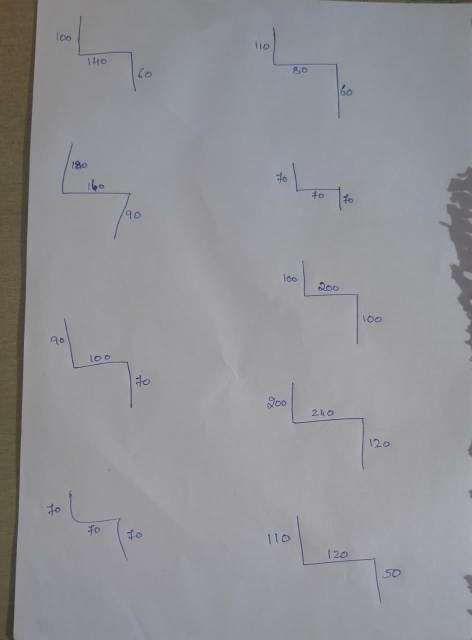
#> input picture training_testing_datasets/Training/training_DL/apron-1/WhatsApp Image 2026-06-26 at 6.18.53 PM.jpeg, 944 x 1280 px (shown at 1/2 size)
$ python -i sketch_preprocessor.py   (imports and definitions only)
#> lines starting #> are read from the running program, lines starting #| are printed output that depends on the picture; after the words box and inside, x2 and y2 are one past the last pixel; in counts of white or black regions, pixels touching at a corner belong together
"""
OpenCV preprocessing pipeline — morphological background subtraction.

Works for any ink color (blue, black, red, pencil, sketch pen) on any paper
(ruled, grid, plain) under any lighting, because it never looks at color.

Core idea
─────────
  background = morphological CLOSE of the grayscale image with a large kernel.
  The large kernel "paints over" thin strokes while keeping the slow-varying
  background (paper colour + ruled lines + lighting gradient).

  diff = background − original
  Wherever a stroke exists the image is locally darker → diff is large there.
  Wherever the background (ruled lines, paper) exists → diff ≈ 0.

  Threshold diff → clean binary mask of only the strokes, ink-colour-agnostic.

Pipeline
────────
  1. Grayscale
  2. Morphological CLOSE  → background estimate
  3. background − gray    → foreground (stroke) map
  4. Otsu threshold       → binary stroke mask
  5. Connected-component filter → remove noise specks
  6. Crop to content + square white canvas

Falls back to the original image if the result is empty.
Original is never mutated — Ollama still receives the raw upload.
"""

from __future__ import annotations

import logging
from pathlib import Path

import cv2
import numpy as np
from PIL import Image

logger = logging.getLogger(__name__)

# Minimum fraction of pixels that must be ink to trust the result
_MIN_CONTENT_RATIO = 0.002
# Smallest connected component (in pixels) considered a real stroke vs noise
_MIN_BLOB_PX = 40


def preprocess_sketch(image_path: Path) -> Image.Image:
    """
    Extract drawing strokes from a photo of a handwritten sketch.
    Returns a PIL Image (white background, dark strokes) for EfficientNet.
    Falls back to the original on failure or empty result.
    """
    bgr = cv2.imread(str(image_path))
#> bgr is the input picture: shape (1280, 944, 3); mean B, G, R 150.7, 146.3, 145.9
    if bgr is None:
        logger.warning("OpenCV could not read %s — using original", image_path)
        return Image.open(image_path).convert("RGB")

    original_pil = Image.fromarray(cv2.cvtColor(bgr, cv2.COLOR_BGR2RGB))

    gray = cv2.cvtColor(bgr, cv2.COLOR_BGR2GRAY)
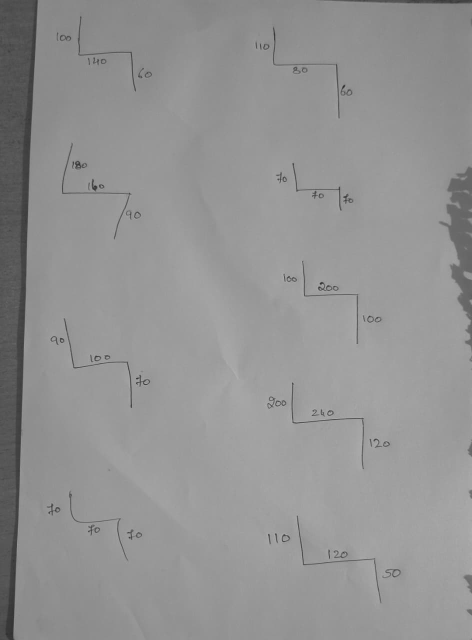
#> gray: shape (1280, 944) (shown at 1/2 size); min 33, max 191, mean 146.7
    if _is_clean_digital(gray):
        # CAD / clean PNG — return original unchanged so EfficientNet sees exactly
        # what it was trained on.
        logger.debug("%s: clean digital image — no preprocessing", image_path.name)
        return original_pil

    try:
        result = _pipeline(bgr)
    except Exception:
        logger.exception("Preprocessing failed for %s — using original", image_path.name)
        return original_pil

    dark = int(np.sum(result < 200))
    if dark / result.size < _MIN_CONTENT_RATIO:
        logger.debug("%s: preprocessing produced empty result — using original", image_path.name)
        return original_pil

    logger.debug("%s: preprocessed OK (%.2f%% ink pixels)", image_path.name, 100 * dark / result.size)
    return Image.fromarray(result).convert("RGB")


# [5 lines left out: function save_preprocessed, not called in this run]


# ── Pipeline ──────────────────────────────────────────────────────────────────

def _pipeline(bgr: np.ndarray) -> np.ndarray:
    """Real-photo path only — clean digital images are handled in preprocess_sketch."""
    # Small screenshot crops (< ~500px) get destroyed by morphology kernels tuned
    # for full phone photos — digits merge into the profile as blobs. Upscale
    # first so strokes and text are separable at the kernel scale.
    h0, w0 = bgr.shape[:2]
#> h0 = 1280; w0 = 944
    if min(h0, w0) < 500:
        scale = 800 / min(h0, w0)
        bgr = cv2.resize(bgr, (int(w0 * scale), int(h0 * scale)), interpolation=cv2.INTER_CUBIC)
    gray = cv2.cvtColor(bgr, cv2.COLOR_BGR2GRAY)

    # ── 1. Background estimation via morphological CLOSE ─────────────────────
    # Large elliptical kernel "paints over" thin strokes, preserving the slowly-
    # varying background (paper, ruled lines, lighting gradient).
    h, w = gray.shape
    k = max(int(min(h, w) * 0.06) | 1, 21)
    kernel = cv2.getStructuringElement(cv2.MORPH_ELLIPSE, (k, k))
    background = cv2.morphologyEx(gray, cv2.MORPH_CLOSE, kernel)

    # ── 2. Foreground = background − image ───────────────────────────────────
    # Strokes are locally darker → large positive diff.
    # Ruled lines, paper texture → diff ≈ 0 (they ARE the background).
    diff = cv2.subtract(background, gray)

    # ── 3. Otsu threshold on the diff map ────────────────────────────────────
    _, binary = cv2.threshold(diff, 0, 255, cv2.THRESH_BINARY + cv2.THRESH_OTSU)
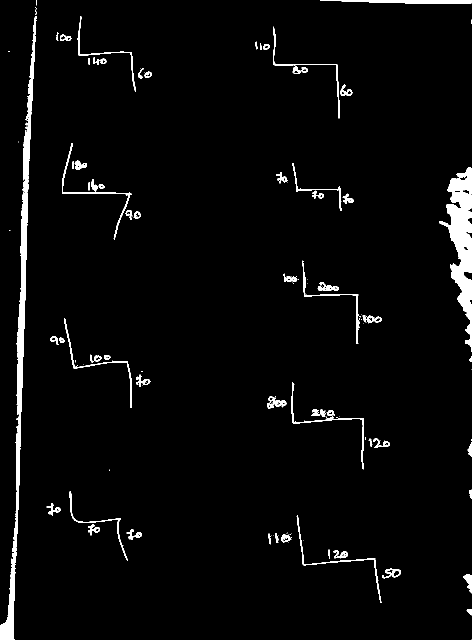
#> binary: shape (1280, 944) (shown at 1/2 size); 3.1% white; 163 white regions (94 under 20 px), largest, box (x1, y1, x2, y2) and area: (878, 334, 944, 704) 10122, (0, 384, 56, 1280) 8883, (45, 32, 73, 383) 2816

    # ── 4. Reconnect broken strokes ───────────────────────────────────────────
    close_k = cv2.getStructuringElement(cv2.MORPH_ELLIPSE, (3, 3))
    binary = cv2.morphologyEx(binary, cv2.MORPH_CLOSE, close_k)
#> binary: shape (1280, 944); 3.2% white; 103 white regions (44 under 20 px), largest, box (x1, y1, x2, y2) and area: (0, 32, 73, 1280) 11902, (878, 334, 944, 704) 10183, (640, 0, 944, 8) 1604

    # ── 5. Remove noise specks ────────────────────────────────────────────────
    binary = _remove_small_blobs(binary, _MIN_BLOB_PX)

    # ── 6. Measure stroke thickness to decide post-processing strategy ────────
    ink = cv2.bitwise_not(binary)
    dist = cv2.distanceTransform(ink, cv2.DIST_L2, 5)
    max_stroke_radius = float(dist.max())
    thick_marker = max_stroke_radius > 4  # thick marker vs pencil/thin pen

    # ── 7. Strip dimension numbers — only safe for thin strokes ──────────────
    # For thick markers, corner junctions look identical to text blobs (compact
    # bounding box, smallish area) and get incorrectly deleted, destroying the
    # profile shape. Skip this step for thick-stroke images.
    if not thick_marker:
        binary = _strip_text_blobs(binary)

    # ── 8. Thin strokes to ~2-3px ────────────────────────────────────────────
    binary = _thin_strokes(binary, max_stroke_radius)

    # ── 9. Invert to white background / dark strokes (matches training images) ─
    binary = cv2.bitwise_not(binary)

    # ── 10. Isolate the profile: drop floating dimension numbers / annotations ─
    # The single biggest source of noise on real client sketches is the
    # handwritten dimension text ("90", "260", "500", …) sitting beside the
    # profile. It is what the classifier never learned to ignore. Numbers are
    # small connected components separate from the long profile polyline, so we
    # bridge stroke gaps (making the profile one component) and then remove every
    # component that is small relative to the drawing. Large structure — the
    # profile and even a stray table line — is always kept, so we never risk
    # deleting the shape itself.
    binary = _isolate_profile(binary)

    # ── 11. Crop to content ───────────────────────────────────────────────────
    binary = _crop_to_content(binary)

    return binary


def _is_clean_digital(gray: np.ndarray) -> bool:
    """
    True if this looks like a clean digital/CAD image rather than a real photo.
    Heuristic: ≥50% of pixels are pure white (255), which is typical of CAD
    drawings on white background but never true of a phone photo of paper.
    """
    return float((gray == 255).mean()) >= 0.50


# ── Helpers ───────────────────────────────────────────────────────────────────

def _remove_small_blobs(binary: np.ndarray, min_px: int) -> np.ndarray:
    """Remove dark connected components smaller than min_px pixels."""
#> called with min_px = 40
    inv = cv2.bitwise_not(binary)
    num_labels, labels, stats, _ = cv2.connectedComponentsWithStats(inv, connectivity=8)
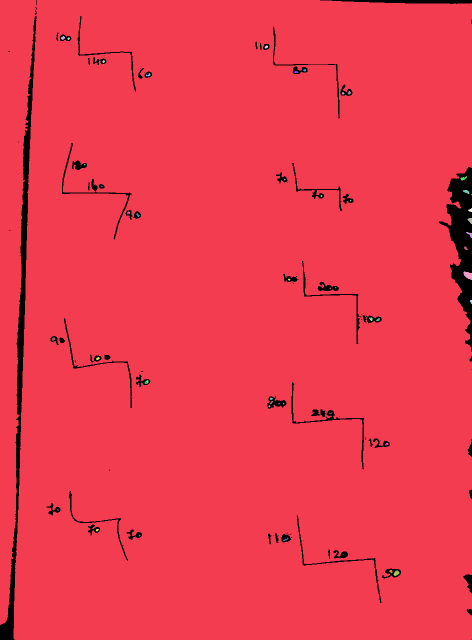
#> labels: shape (1280, 944) int32 (shown at 1/2 size); 49 distinct labels, from 0 to 48; one colour per label, 0 black
#> num_labels = 49; stats = 49 rows, first 6: [0, 0, 944, 1280, 38826], [0, 0, 944, 1280, 1168106], [122, 72, 8, 8, 42], [135, 75, 5, 5, 19], [529, 91, 7, 6, 29], [205, 120, 5, 6, 20]
    keep = np.zeros_like(inv)
    for lbl in range(1, num_labels):
        if stats[lbl, cv2.CC_STAT_AREA] >= min_px:
            keep[labels == lbl] = 255
#> keep: shape (1280, 944); 96.7% white; 101 black regions (42 under 20 px), largest, box (x1, y1, x2, y2) and area: (0, 32, 73, 1280) 11902, (878, 334, 944, 704) 10284, (640, 0, 944, 8) 1604
    return cv2.bitwise_not(keep)
#> in _pipeline, `dist = cv2.distanceTransform(ink, cv2.DIST_L2, 5)`:
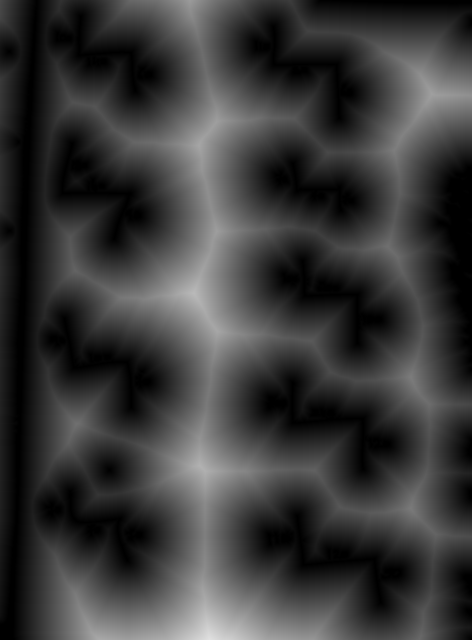
#> dist: shape (1280, 944) float32 (shown at 1/2 size); min 0, max 225.2, mean 58.2
#> in _pipeline, `max_stroke_radius = float(dist.max())`: max_stroke_radius = 225.2
#> in _pipeline, `thick_marker = max_stroke_radius > 4`: thick_marker = True


def _thin_strokes(binary: np.ndarray, max_stroke_radius: float = 0.0) -> np.ndarray:
    """
    Reduce thick strokes toward ~2-3px using controlled erosion.

    Uses the pre-measured stroke radius so we erode only as much as needed —
    thin pencil strokes get light thinning, thick marker strokes get enough
    erosion to reach ~3px without fragmenting corners and junctions.
    """
#> called with max_stroke_radius = 225.2
    ink = cv2.bitwise_not(binary)
    if ink.sum() == 0:
        return binary

    target_radius = 2.0
    # How many erosion steps to go from current radius to target
    steps = max(0, int(round(max_stroke_radius - target_radius)))
#> steps = 223
    # Cap at 6 to avoid destroying short segments; min 1 for any real photo
    steps = min(steps, 6)
#> steps = 6
    if steps == 0:
        return binary

    k = cv2.getStructuringElement(cv2.MORPH_ELLIPSE, (3, 3))
    eroded = cv2.erode(ink, k, iterations=steps)
#> eroded: shape (1280, 944); 91% white; 26 black regions, largest, box (x1, y1, x2, y2) and area: (0, 0, 80, 1280) 27306, (872, 328, 944, 729) 13989, (528, 758, 786, 945) 8263

    # If erosion wiped out too much ink, dial back by 1 step
    if eroded.sum() / 255 < ink.sum() / 255 * 0.15:
        eroded = cv2.erode(ink, k, iterations=max(steps - 1, 1))

    if eroded.sum() == 0:
        return binary

    # Dilate back 1px to reconnect any broken stroke tips
    k2 = cv2.getStructuringElement(cv2.MORPH_ELLIPSE, (2, 2))
    eroded = cv2.dilate(eroded, k2, iterations=1)
#> eroded: shape (1280, 944); 91.6% white; 26 black regions, largest, box (x1, y1, x2, y2) and area: (0, 0, 80, 1280) 26018, (873, 329, 944, 729) 13511, (529, 759, 786, 944) 7751
    return cv2.bitwise_not(eroded)


# [26 lines left out: function _strip_text_blobs, not called in this run]


def _isolate_profile(
    binary: np.ndarray,
    bridge_iters: int = 2,
    min_diag_frac: float = 0.22,
) -> np.ndarray:
    """
    Keep the profile line-work, drop floating dimension numbers / small text.

    Input/output: white background (255), dark strokes (0).

    Method:
      1. Dilate the ink so a slightly-broken profile becomes ONE component
         (numbers stay separate — they don't touch the profile line).
      2. Measure each component's bounding-box diagonal.
      3. Keep every component whose diagonal is a meaningful fraction of the
         drawing's own diagonal; erase the small ones (digits, arrowheads,
         "c/B" notes). Original stroke thickness is preserved for what we keep.

    Deliberately conservative: it removes only clearly-small blobs, so a large
    table line or a fragmented profile piece survives rather than risk deleting
    the shape. It is a no-op when there is only one component.
    """
#> called with bridge_iters = 2, min_diag_frac = 0.22
    ink = cv2.bitwise_not(binary)
    if int(ink.sum()) == 0:
        return binary

    k = cv2.getStructuringElement(cv2.MORPH_ELLIPSE, (3, 3))
    bridged = cv2.dilate(ink, k, iterations=bridge_iters)
#> bridged: shape (1280, 944); 10.2% white; 23 white regions, largest, box (x1, y1, x2, y2) and area: (0, 0, 82, 1280) 31102, (871, 327, 944, 746) 14560, (529, 1024, 810, 1214) 9698
    num, labels, stats, _ = cv2.connectedComponentsWithStats(bridged, connectivity=8)
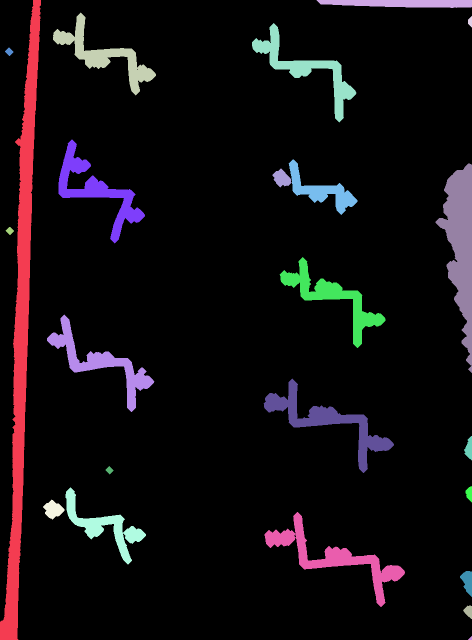
#> labels: shape (1280, 944) int32 (shown at 1/2 size); 24 distinct labels, from 0 to 23; one colour per label, 0 black
#> num = 24; stats = 24 rows, first 6: [0, 0, 944, 1280, 1085338], [0, 0, 82, 1280, 31102], [633, 0, 311, 16, 4055], [106, 25, 206, 166, 7385], [936, 32, 8, 23, 128], [504, 46, 209, 199, 7552]
    if num <= 2:  # background + a single component — nothing to isolate
        return binary

    h, w = binary.shape
    img_diag = float(np.hypot(h, w))
    diag_thresh = min_diag_frac * img_diag

    keep_labels = []
    for lbl in range(1, num):
        bw = stats[lbl, cv2.CC_STAT_WIDTH]
        bh = stats[lbl, cv2.CC_STAT_HEIGHT]
        if float(np.hypot(bw, bh)) >= diag_thresh:
            keep_labels.append(lbl)
#> this loop made 23 passes
#> (bw, bh) on passes 1 to 8: (82, 1280), (311, 16), (206, 166), (8, 23), (209, 199), (17, 17), (173, 208), (138, 111)
#> after the loop, keep_labels = [1, 9]

    if not keep_labels:
        # Everything is "small" (e.g. one tiny sketch) — keep the largest so we
        # never return an empty image.
        largest = max(range(1, num), key=lambda l: stats[l, cv2.CC_STAT_AREA])
        keep_labels = [largest]

    keep_mask = np.isin(labels, keep_labels)
#> keep_mask: shape (1280, 944) bool; 3.8% white; 2 white regions, box (x1, y1, x2, y2) and area: (0, 0, 82, 1280) 31102, (871, 327, 944, 746) 14560
    kept_ink = np.where(keep_mask, ink, 0).astype(np.uint8)
#> kept_ink: shape (1280, 944); 3.3% white; 3 white regions, box (x1, y1, x2, y2) and area: (0, 0, 80, 1280) 26018, (873, 329, 944, 729) 13511, (938, 733, 944, 744) 36
    return cv2.bitwise_not(kept_ink)
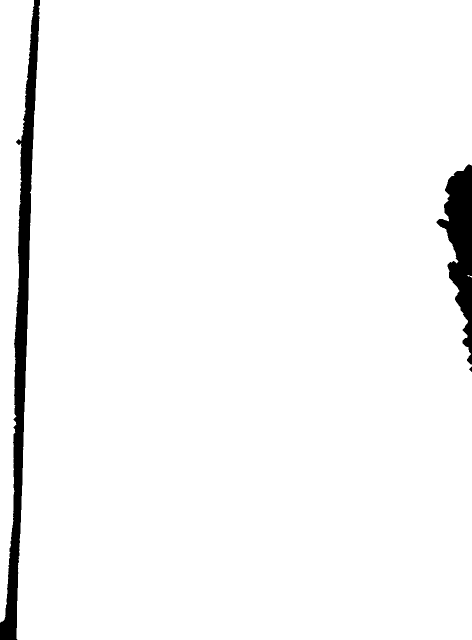
#> returned value: shape (1280, 944) (shown at 1/2 size); 96.7% white; 3 black regions, box (x1, y1, x2, y2) and area: (0, 0, 80, 1280) 26018, (873, 329, 944, 729) 13511, (938, 733, 944, 744) 36


def _crop_to_content(binary: np.ndarray, pad_frac: float = 0.08) -> np.ndarray:
    """Crop to ink bounding box, pad, place on square white canvas."""
#> called with pad_frac = 0.08
    ink = cv2.bitwise_not(binary)
    coords = cv2.findNonZero(ink)
#> coords = contour of 39565 points, box (x1, y1, x2, y2) (0, 0, 944, 1280), area 173484
    if coords is None:
        return binary

    x, y, bw, bh = cv2.boundingRect(coords)
#> x = 0; y = 0; bw = 944; bh = 1280
    px = max(int(bw * pad_frac), 10)
#> px = 75
    py = max(int(bh * pad_frac), 10)
#> py = 102
    H, W = binary.shape
    x1, y1 = max(x - px, 0), max(y - py, 0)
#> x1 = 0; y1 = 0
    x2, y2 = min(x + bw + px, W), min(y + bh + py, H)
#> x2 = 944; y2 = 1280
    cropped = binary[y1:y2, x1:x2]

    size = max(cropped.shape[0], cropped.shape[1], 1)
    canvas = np.full((size, size), 255, dtype=np.uint8)
    cy = (size - cropped.shape[0]) // 2
    cx = (size - cropped.shape[1]) // 2
    canvas[cy:cy + cropped.shape[0], cx:cx + cropped.shape[1]] = cropped
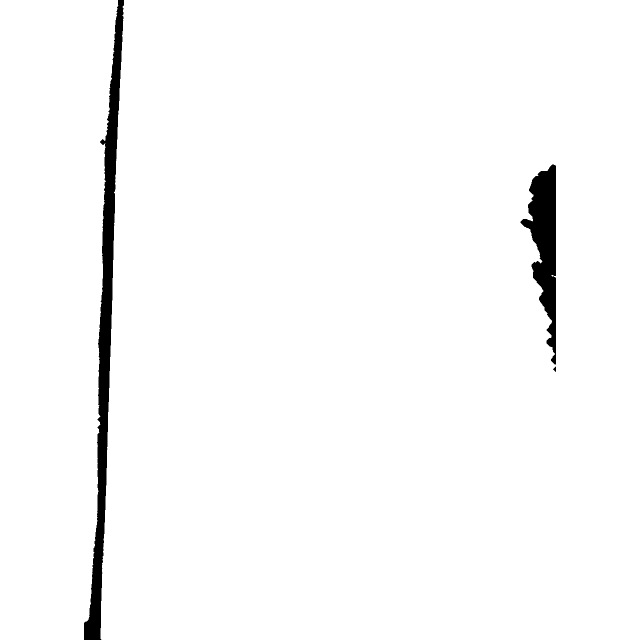
#> canvas: shape (1280, 1280) (shown at 1/2 size); 97.6% white; 3 black regions, box (x1, y1, x2, y2) and area: (168, 0, 248, 1280) 26018, (1041, 329, 1112, 729) 13511, (1106, 733, 1112, 744) 36
    return canvas

>>> result = preprocess_sketch('../../../../training_testing_datasets/Training/training_DL/apron-1/WhatsApp Image 2026-06-26 at 6.18.53 PM.jpeg')
#> in preprocess_sketch, `dark = int(np.sum(result < 200))`: dark = 39565
#> (the run stopped early here; a loop or call above may not have finished)
